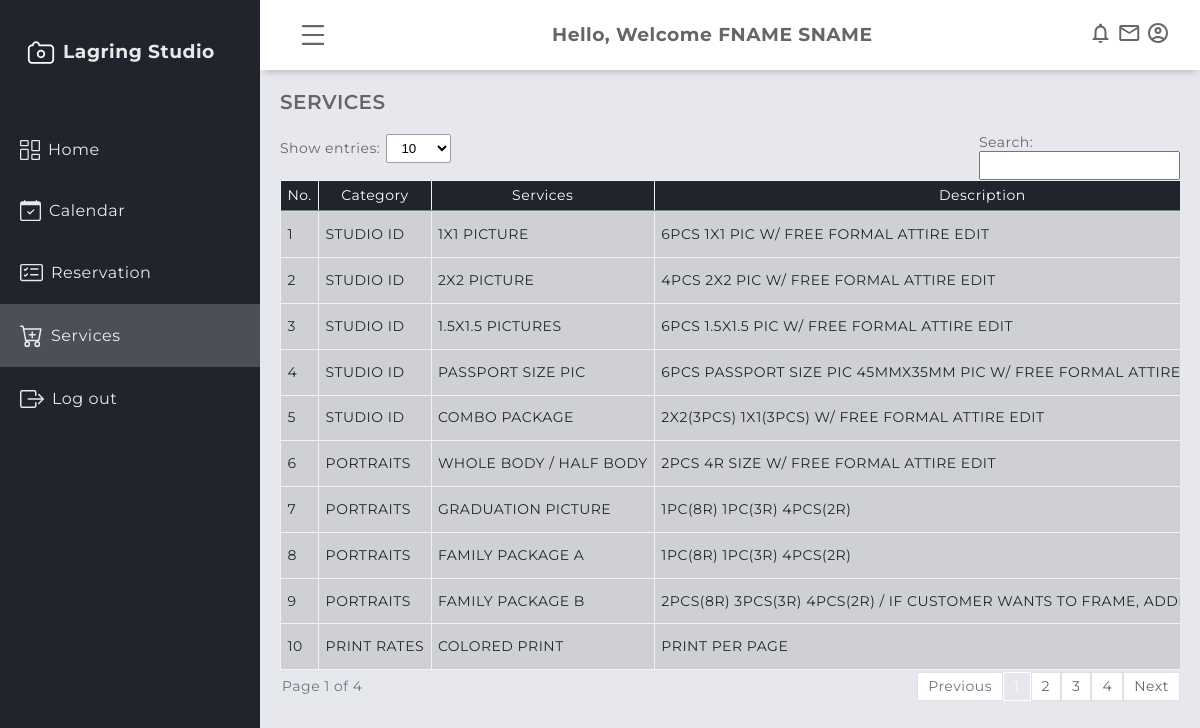
The page /user/services.php (signed in) on the database its author committed.
### tables this page shows
CREATE TABLE `users` (
  `user_id` int(11) NOT NULL,
  `firstname` varchar(200) NOT NULL,
  `middlename` varchar(200) NOT NULL,
  `surname` varchar(200) NOT NULL,
  `registration_date` datetime NOT NULL DEFAULT current_timestamp(),
  `email` varchar(200) NOT NULL,
  `password` varchar(200) NOT NULL,
  `role` varchar(200) NOT NULL
);

CREATE TABLE `services` (
  `service_id` int(11) NOT NULL,
  `service_category` varchar(100) NOT NULL,
  `service_name` varchar(250) NOT NULL,
  `service_description` varchar(500) NOT NULL,
  `service_price` int(11) NOT NULL,
  `service_date_added` datetime NOT NULL DEFAULT current_timestamp(),
  `archived_flag` int(11) NOT NULL
);

### user/session.php (called while the page is built, shortened)
<?php
    require_once('../database.php');
    if (isset($_SESSION['user'])) {
            $user = $_SESSION['user'];
            $id = $user->user_id;
            $query = $connection->prepare("SELECT * FROM users WHERE user_id = ?");
            $query->bind_param("i", $id);
            $query->execute();
            $queryResult = $query->get_result();
            $row = $queryResult->fetch_assoc();
                if($row)
                {
                    $fullname =  strtoupper($row['firstname'].' '.$row['surname']);
                }
    } else {
        header('Location: ../logout.php');
    }
?>

### user/services.php (the view, shortened to what this page needs)
<?php
   include('session.php');
?>
<!DOCTYPE html>
<html lang="en">
    <head>
        <link rel="stylesheet" href="../assets/global/css/design.css" />
        <link rel="stylesheet" href="../assets/global/css/table.css" />
        <link rel="stylesheet" href="../assets/admin/css/dashboardcontainer.css" />
    </head>
    <body>
        <?php require "header/header.php"?>
        <?php require "navigation/sidebar.php"?>
        <main class="main-container">
            <div class="main-title">
                <p class="font-weight-bold">SERVICES</p>
            </div>
        <div class= "showAndSearch  text-secondary align-items-center mb-1">
                        <div class= "align-items-center">
                            <label >Show entries:</label>
                            <select id="entriesPerPage">
                                <option value="10">10</option>
                            </select>
                        </div>
                        <div class= "align-items-center">
                            <label for="searchInput" class="pr-1" >Search:</label>
                            <div style="position: relative;">
                                <input type="text" id="searchInput" >
                            </div>
                        </div>
                        <div id="table1" class="table-group-container active">
                            <table id="table1" class="table table-striped table-bordered w-100">
                                <thead>
                                    <tr>
                                        <th>No.</th>
                                        <th>Category</th>
                                        <th>Services</th>
                                        <th>Description</th>
                                    </tr>
                                </thead>
                                <tbody>
<?php
                                    $i = 1;
                                    $sql = mysqli_query($connection, "SELECT * FROM services") or die(mysqli_error($connection));
                                    if (mysqli_num_rows($sql) > 0) {
                                    while ($row = mysqli_fetch_array($sql)) {
                                        $sercat = $row['service_category'];
                                        $sername = $row['service_name'];
                                        $serdesc = $row['service_description'];
                                    ?>
                                    <tr>
                                        <td><?php echo $i++ ?></td>
                                        <td><?php echo strtoupper($sercat);?></td>
                                        <td><?php echo strtoupper($sername);?></td>
                                        <td><?php echo strtoupper($serdesc);?></td>
                                    </tr>
                                    <?php
                                    }}
                                    else {echo '<tr><td colspan="5" style="text-align: center;">No records found.</td></tr>';}
                                ?>
                                </tbody>
                            </table>
                        </div>
                        <div class="pagination-container">
                            <div id="pagination-label"></div>
                            <div id="pagination" class="pagination"></div>
                        </div>
                    </div>
            </main>
    </body>
</html>

### user/header/header.php (shortened to what this page needs)
<header class="header">
    <div class="menu-icon toggleBtn">
    </div>
    <div class="rightSection">
                <div class="profileName"><h3><?php echo "Hello, Welcome ", $fullname; ?></h3></div>
            </div>
    <div class="header-right">
        <span class="material-icons-outlined">notifications</span>
        <span class="material-icons-outlined">email</span>
        <span class="material-icons-outlined">account_circle</span>
    </div>
</header>

### assets/global/css/design.css (style rules this page uses)
:root { --blue1: rgba(36, 175, 242); --blue2: rgba(7, 164, 241); --blue3: rgba(23, 147, 217); --blue4: rgba(4, 127, 204); --blue5: rgba(30,144,255); --light_blue: rgba(63, 194, 250); --dim_blue: rgba(137, 192, 223); --dark_blue: rgba(30, 70, 139); --gray: rgba(208, 216, 227); --dark_gray: rgba(141, 164, 196); --dirty_white: rgba(244, 244, 244); --red: rgba(254, 0, 0); --maroon: rgba(154, 0, 0); }
* { margin: 0; padding: 0; box-sizing: border-box; }
body { font-family: "Montserrat", sans-serif; letter-spacing: 0.5px; line-height: 1.2; scrollbar-color: smooth; background-color: #e6e8ed; color: #666666; }
.font-weight-bold { font-weight: 600; }

### assets/global/css/table.css (style rules this page uses)
.table { width: 100%; margin-bottom: 2px; color: #212529; border-collapse: collapse; white-space: nowrap; }
.table th, .table td { padding: 0.4rem; align-items: center; border-top: 1px solid #cafaca77; }
.table thead th { vertical-align: bottom; border-bottom: 2px solid #cafaca77; background-color: #21232d; color: white; font-weight: normal; text-align: center; }
.table-bordered { border: 1px solid #cafaca77; }
.table-bordered th, .table-bordered td { border: 1px solid hsl(0, 0%, 95%); }
.table-bordered thead th, .table-bordered thead td { border-bottom-width: 2px; }
.table-striped tbody tr { background-color: rgba(0, 0, 0, 0.1); }
#entriesPerPage { background-color: white; border: 1px solid rgb(158, 158, 158); border-radius: 2px; padding: 5px 10px; align-items: center; margin-left: 2px; outline: none; }
#searchInput { padding: 5px 10px; outline: none; }
.showAndSearch { display: flex; justify-content: space-between; flex-wrap: wrap; font-size: 14px; margin-bottom: 10px; }
.pagination-container { display: flex; justify-content: space-between; align-items: center; font-size: 14px; width: 100%; }
#pagination-label { color: #6c757d; padding-left: 2px; }
.pagination { display: flex; align-items: center; }
.table-group-container { display: none; overflow-x: auto; }
.table-group-container.active { display: block; width: 100%; }

### assets/admin/css/dashboardcontainer.css (style rules this page uses)
.header { position: fixed; top: 0; right: 0; height: 70px; width: calc(100% - 260px); background-color: #ffffff; display: flex; align-items: center; justify-content: space-between; padding: 0 30px 0 30px; box-shadow: 0 6px 7px -4px rgba(0, 0, 0, 0.2); transition: all 0.5s; -webkit-transition: all 0.5s; z-index: 8; }
.material-icons-outlined { cursor: pointer; }
.menu-icon { display: flex; justify-content: center; align-items: center; padding: 0.5rem; border-radius: 50%; cursor: pointer; }
.main-container { margin-top: 70px; margin-left: 260px; padding: 1.25rem; min-height: calc(100vh - 70px); transition: all 0.5s; -webkit-transition: all 0.5s; z-index: 8; }
.main-title { margin: 0 0 1.25rem 0; }
.main-title p { font-size: 1.25rem; }

### rows shown on the page
users: fullname "FNAME SNAME"
services: service_category "STUDIO ID", service_name "1X1 PICTURE", service_description "6PCS 1X1 PIC W/ FREE FORMAL ATTIRE EDIT"
services: service_category "STUDIO ID", service_name "2X2 PICTURE", service_description "4PCS 2X2 PIC W/ FREE FORMAL ATTIRE EDIT"
services: service_category "STUDIO ID", service_name "1.5X1.5 PICTURES", service_description "6PCS 1.5X1.5 PIC W/ FREE FORMAL ATTIRE EDIT"
services: service_category "STUDIO ID", service_name "PASSPORT SIZE PIC", service_description "6PCS PASSPORT SIZE PIC 45MMX35MM PIC W/ FREE FORMAL ATTIRE…"
services: service_category "STUDIO ID", service_name "COMBO PACKAGE", service_description "2X2(3PCS) 1X1(3PCS) W/ FREE FORMAL ATTIRE EDIT"
services: service_category "PORTRAITS", service_name "WHOLE BODY / HALF BODY", service_description "2PCS 4R SIZE W/ FREE FORMAL ATTIRE EDIT"
services: service_category "PORTRAITS", service_name "GRADUATION PICTURE", service_description "1PC(8R) 1PC(3R) 4PCS(2R)"
services: service_category "PORTRAITS", service_name "FAMILY PACKAGE A", service_description "1PC(8R) 1PC(3R) 4PCS(2R)"
services: service_category "PORTRAITS", service_name "FAMILY PACKAGE B", service_description "2PCS(8R) 3PCS(3R) 4PCS(2R) / IF CUSTOMER WANTS TO FRAME,…"
services: service_category "PRINT RATES", service_name "COLORED PRINT", service_description "PRINT PER PAGE"
